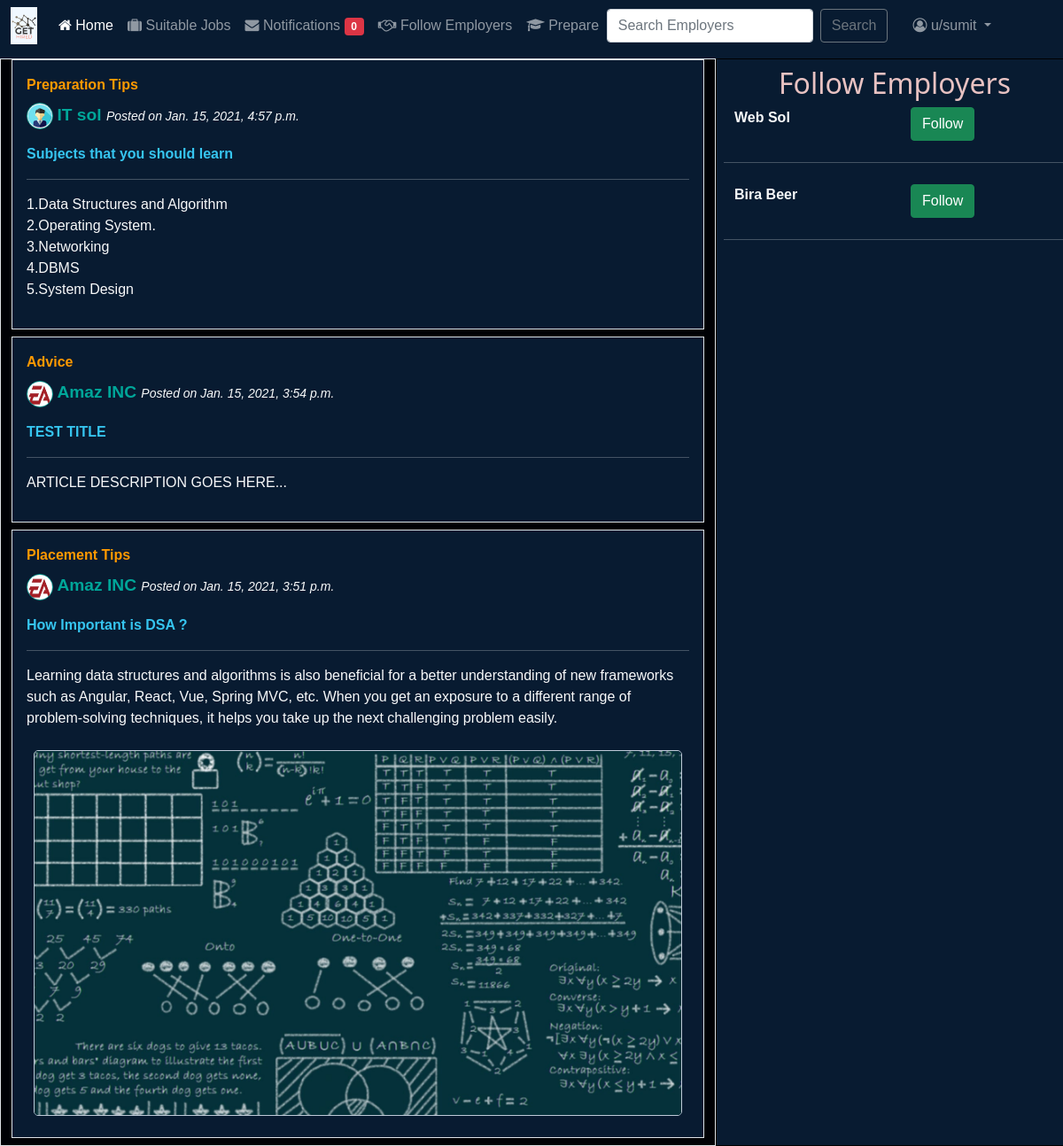
Page /JOBSEEKER/home/ (signed in) on the committed database.
### ARTICLE/models.py (models this page shows, shortened)
class ARTICLE(models.Model):
    article_id=models.AutoField(primary_key=True)
    tag=models.CharField(max_length=50)
    article_title=models.CharField(max_length=250)
    article_desc=models.TextField(blank=True)
    article_media=models.ImageField(upload_to='ARTICLE/MEDIA/',blank=True)
    employer_name=models.ForeignKey(EMPLOYER,on_delete=models.CASCADE)
    time_stamp=models.DateTimeField(auto_now_add=True, blank=True)

### EMPLOYER/models.py (models this page shows, shortened)
class EMPLOYER(models.Model):
    user=models.OneToOneField(User,on_delete=models.CASCADE)
    name=models.TextField()
    cin_num=models.IntegerField(unique=True,blank=False)
    profile_pic=models.ImageField(upload_to='EMPLOYER/PROFILE',blank=True)

### JOBSEEKER/views.py (the view)
# urls.py: path('',views.indexhome,name="home"),
def home(request):
    if not request.user.is_authenticated:
        return redirect('/')
    else:
        try:
            obj=JOBSEEKER.objects.get(user=request.user)
            emp_reg=EMPLOYER.objects.all()
            logged_in_user=request.user.username
            emp_obj_follow=Follow.objects.filter(job_seeker=logged_in_user)
            emp_i_follow=[]
            for emp in emp_obj_follow:
                emp_i_follow.append(emp.employer)
            recent_posts=[]
            for emp in emp_i_follow:
                try:
                    p_emp=User.objects.get(username=emp)
                    req_employer=EMPLOYER.objects.get(user=p_emp)
                    article_by_them=ARTICLE.objects.filter(employer_name=req_employer).order_by('-article_id')[0:3]
                    recent_posts.extend(article_by_them)
                except Exception as e:
                    print("Except part")
                    print(e)
            random.shuffle(recent_posts)
            emp_i_should_follow=[]
            for emp in emp_reg:
                if emp.user.username not in emp_i_follow:
                    emp_i_should_follow.append(emp)
                if(len(emp_i_should_follow)>10):
                    break;
            user_qual=QUALIFICATIONS.objects.get(user=request.user)
            recent_post_cnt=len(recent_posts)
            notifications=SHORTLISTED.objects.filter(applicant=obj,hasSeen=False)
            notlen=len(notifications)
            param={
                'jbasic':obj,
                'jqual':user_qual,
                'emp_i_should_follow':emp_i_should_follow,
                'recent_posts':recent_posts,
                'recent_post_cnt':recent_post_cnt,
                'notlen':notlen,
            }
            return render(request,'JOBSEEKER/home.html/',param)
        except:
            return redirect('/')

### templates/JOBSEEKER/home.html (shortened to what this page needs)
{% extends 'basej.html' %}
{% block homeactive %}active
{% endblock homeactive %}active
{% if notlen %}
{% block notbadge %}
<span class="badge badge-danger bg-danger">{{notlen}}</span>
{% endblock notbadge %}
{% endif %}
{% block content %}
<div class="row mt-2 text-light">
{% if recent_post_cnt %}
<div class="col-md-8 ml-1 border  article_content">
{% for posts in recent_posts %}
 <div class="media  p-3 mb-2 border  media_content">
   <strong class="d-inline-block mb-2 content-tag">{{posts.tag}}</strong>
  <p>
     {% if posts.employer_name.profile_pic %}
     <img src="/media/{{posts.employer_name.profile_pic}}" alt="img" class="mr-3 profile_img rounded-circle">
     {% else %}
     {% load static %}
        <img src="{% static 'images/emp_default.png/' %}"  class="mr-3 profile_img rounded-circle">
        {% endif %}
     <span class="content-author">
     {{posts.employer_name.name}} </span><small><i>Posted on {{posts.time_stamp}}</i></small></p>
        <div class="media-body">
        <p class="content-title">{{posts.article_title}}</p>
        <hr clas="my-2">
      <p class="content-desc">{{posts.article_desc|linebreaks}}</p>
      {% if posts.article_media %}
      <div class="content-img mt-2 p-2">
       <img src="/media/{{posts.article_media}}" ></img>
      </div>
      {% endif %}
    </div>
  </div>
  {% endfor %}
  {% else %}
<div class="col-md-8 ml-1 border">
 <script>
 window.location.href='/JOBSEEKER/follow-employee/';
 </script>
</div>
  {% endif %}
</div>
<div class="col-md-4 p-2 aside-content">
<div class="text-center">
<h2 style="font-family: system-ui;color: #e8c2c2;">Follow Employers</h2>
</div>
{% for emp in emp_i_should_follow %}
<div class="row">
<div class="col employer-name">
{{emp.name|title}}
</div>
<div class="col employer-follow">
<button type="button" role="submit" id="emp-{{emp.user.username}}" value="{{emp.user.username}}" class="btn btn-success">Follow</button>
</div>
</div>
  <hr class="my-4">
{% endfor %}
</div>
</div>
{% endblock content %}

### templates/basej.html (shortened to what this page needs)
<!doctype html>
<html lang="en">
  <head>
       <link href="https://cdn.jsdelivr.net/npm/bootstrap@5.0.0-beta1/dist/css/bootstrap.min.css" rel="stylesheet">
    {% load static %}
   <link rel="stylesheet" href="https://cdnjs.cloudflare.com/ajax/libs/font-awesome/4.7.0/css/font-awesome.min.css">
  <link rel="stylesheet" href="{% static 'css/style.css/' %}">
  </head>
  <body>
<nav class="navbar navbar-expand-lg navbar-dark bg-dark">
  <div class="container-fluid">
    <a class="navbar-brand" href="/">
    <img src="{% static 'images/logo1.png/' %}">
    </a>
    <div class="collapse navbar-collapse" id="navbarSupportedContent">
      <ul class="navbar-nav me-auto mb-2 mb-lg-0">
        <li class="nav-item">
          <a class="nav-link {% block homeactive %}
          {% endblock homeactive %}"  href="/"><i class="fa fa-home" aria-hidden="true"></i> Home</a>
        </li>
        <li class="nav-item">
          <a class="nav-link {% block jobsactive %}
          {% endblock jobsactive %}" href="/JOB/relevant-jobs/"><i class="fa fa-suitcase" aria-hidden="true"></i> Suitable Jobs</a>
        </li>
            <li class="nav-item">
          <a class="nav-link {% block msgactive %}
          {% endblock  %}" href="/JOBSEEKER/messages/"><i class="fa fa-envelope" aria-hidden="true"></i> Notifications{% block notbadge %}{% endblock %}</a>
        </li>
           <li class="nav-item">
          <a class="nav-link {% block empactive %}
          {% endblock  %}" href="/JOBSEEKER/follow-employee/"><i class="fa fa-handshake-o" aria-hidden="true"></i> Follow Employers</a>
        </li>
           <li class="nav-item">
          <a class="nav-link {% block prepareactive %}
          {% endblock  %}" href="/JOBSEEKER/prepare/"><i class="fa fa-graduation-cap" aria-hidden="true"></i> Prepare</a>
        </li>
   </ul>
      <form action="/JOBSEEKER/search/" method="POST" class="d-flex">{% csrf_token %}
        <input class="form-control me-2" type="search" name="searchquery" placeholder="Search Employers " aria-label="Search" Required>
        <button class="btn btn-outline-secondary" type="submit">Search</button>
      </form>
    <ul class="navbar-nav ml-2 mb-2 mb-lg-0">
                 <li class="nav-item dropdown  ">
          <a class="nav-link dropdown-toggle" href="#" id="navbarDropdown" role="button" data-bs-toggle="dropdown" aria-expanded="false">
            <i class="fa fa-user-circle-o" aria-hidden="true"></i> u/{{request.user}}
          </a>
        </li>
      </ul>
    </div>
  </div>
</nav>
   {% block content %}
   {% endblock content %}
  </body>
</html>

### JOBSEEKER/static/css/style.css (style rules this page uses)
* { font-family: sans-serif; }
body { background-color: #081b31!important; }
.bg-dark { background-color: #081b31!important; }
.navbar { padding-right:61px; }
.navbar-brand { background-color: aliceblue; }
.navbar-brand img { height: 30px; }
.d-flex { margin-right:20px; }
.row { margin-left:0; }
.article_content { background-color: #010105fa; }
.media_content { background-color: #081b31!important; }
.profile_img { border:1px solid #00A699; width:30px; height: 30px; }
.content-img img { text-align:center; width:100%; border: 1px solid #becad8; border-radius: 5px; height: inherit; }
.content-tag { color:#FF9900; }
.content-title { color:#36C5F0; font-weight: bolder; }
.content-author { color:#00A699; font-size: larger; font-weight: bolder; }
.aside-content { border:1px solid black; background-color: #081b31!important; }
.employer-name { font-weight: bolder; }

### rows in the picture
ARTICLE: tag "Preparation Tips", employer_name.name "IT sol", time_stamp "Jan. 15, 2021, 4:57 p.m.", article_title "Subjects that you should learn", article_desc "1.Data Structures and Algorithm 2.Operating System. 3.Networking 4.DBMS 5.System Design"
ARTICLE: tag "Advice", employer_name.profile_pic (picture), employer_name.name "Amaz INC", time_stamp "Jan. 15, 2021, 3:54 p.m.", article_title "TEST TITLE", article_desc "ARTICLE DESCRIPTION GOES HERE..."
ARTICLE: tag "Placement Tips", employer_name.profile_pic (picture), employer_name.name "Amaz INC", time_stamp "Jan. 15, 2021, 3:51 p.m.", article_title "How Important is DSA ?", article_desc "Learning data structures and algorithms is also beneficial for a better understanding of new frameworks such as Angular, React, Vue, Spring MVC, etc. When you get an exposure to a different range of problem-solving techniques, it helps you take up the next challenging problem easily.", article_media (picture)
EMPLOYER: name "Web Sol"
EMPLOYER: name "Bira Beer"

### other values in the picture
{{ notlen }} "0"
{{ request.user }} "sumit"
